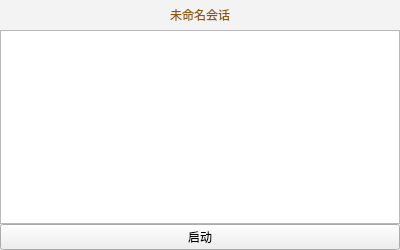
<?xml version="1.0" encoding="UTF-8"?>
<ui version="4.0">
 <class>launch_session</class>
 <widget class="QWidget" name="launch_session">
  <property name="geometry">
   <rect>
    <x>0</x>
    <y>0</y>
    <width>400</width>
    <height>250</height>
   </rect>
  </property>
  <property name="sizePolicy">
   <sizepolicy hsizetype="Maximum" vsizetype="Fixed">
    <horstretch>0</horstretch>
    <verstretch>0</verstretch>
   </sizepolicy>
  </property>
  <property name="minimumSize">
   <size>
    <width>0</width>
    <height>250</height>
   </size>
  </property>
  <property name="maximumSize">
   <size>
    <width>16777215</width>
    <height>250</height>
   </size>
  </property>
  <property name="windowTitle">
   <string>Form</string>
  </property>
  <property name="autoFillBackground">
   <bool>true</bool>
  </property>
  <layout class="QVBoxLayout" name="verticalLayout">
   <property name="spacing">
    <number>0</number>
   </property>
   <property name="sizeConstraint">
    <enum>QLayout::SetNoConstraint</enum>
   </property>
   <property name="leftMargin">
    <number>0</number>
   </property>
   <property name="topMargin">
    <number>0</number>
   </property>
   <property name="rightMargin">
    <number>0</number>
   </property>
   <property name="bottomMargin">
    <number>0</number>
   </property>
   <item>
    <widget class="QLabel" name="lb_session_name">
     <property name="sizePolicy">
      <sizepolicy hsizetype="Preferred" vsizetype="Fixed">
       <horstretch>0</horstretch>
       <verstretch>0</verstretch>
      </sizepolicy>
     </property>
     <property name="minimumSize">
      <size>
       <width>0</width>
       <height>30</height>
      </size>
     </property>
     <property name="maximumSize">
      <size>
       <width>16777215</width>
       <height>30</height>
      </size>
     </property>
     <property name="layoutDirection">
      <enum>Qt::LeftToRight</enum>
     </property>
     <property name="styleSheet">
      <string notr="true">background-color: rgb(243, 243, 243);
color: rgb(143, 89, 2);</string>
     </property>
     <property name="text">
      <string>未命名会话</string>
     </property>
     <property name="alignment">
      <set>Qt::AlignCenter</set>
     </property>
    </widget>
   </item>
   <item>
    <widget class="QListView" name="lv_session">
     <property name="font">
      <font>
       <pointsize>16</pointsize>
      </font>
     </property>
    </widget>
   </item>
   <item>
    <widget class="QPushButton" name="pb_launch">
     <property name="text">
      <string>启动</string>
     </property>
    </widget>
   </item>
  </layout>
 </widget>
 <resources/>
 <connections/>
</ui>
